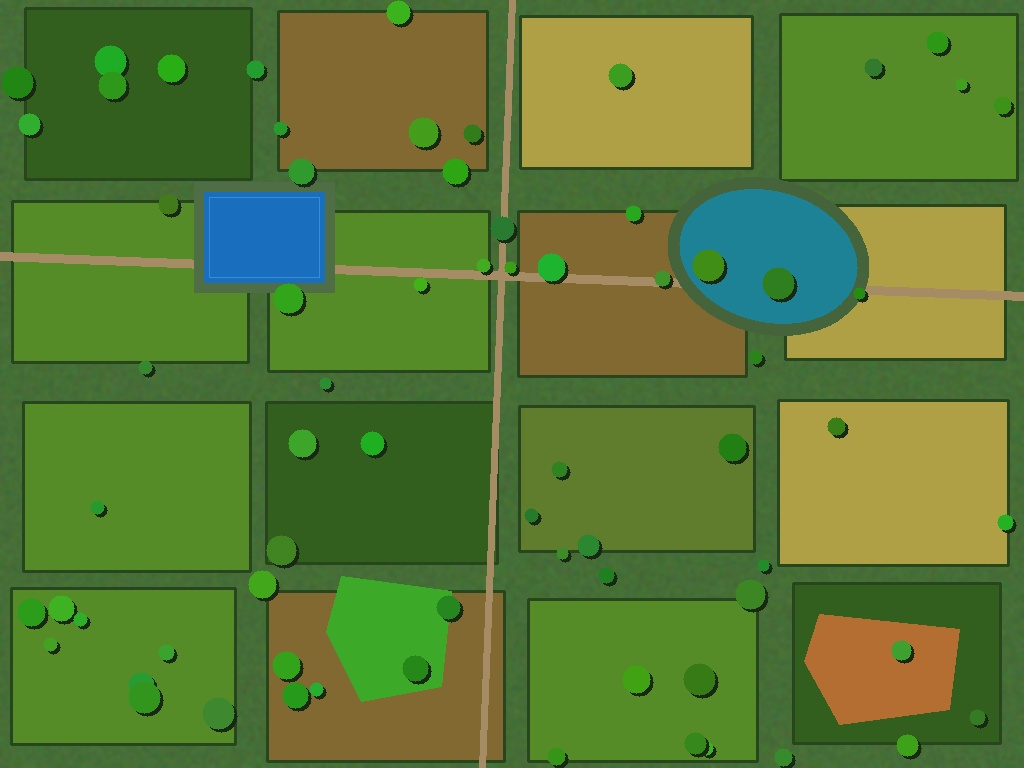
#> input picture sample_data/sample_satellite_map.jpg, 1024 x 768 px
$ python -i ai_pond_detector.py   (imports and definitions only)
#> lines starting #> are read from the running program, lines starting #| are printed output that depends on the picture; after the words box and inside, x2 and y2 are one past the last pixel; in counts of white or black regions, pixels touching at a corner belong together
#> further down, picture is the input picture: shape (768, 1024, 3); mean B, G, R 51.1, 122.3, 90.3
"""
ai_pond_detector.py
-------------------
Smart AI-Based Water Body & Pond Detection Engine using OpenCV & Computer Vision.

Features:
- Multi-Spectral/RGB Water Extraction (HSV + NDWI Color Indexing)
- Contour Analysis & Shape Classification (Farm Pond, Natural Lake, Reservoir, River Segment)
- Morphological Noise Reduction & Glint Suppression
- Surface Area (m², Hectares), Perimeter, and Compactness Calculation
- Water Quality & Turbidity Classification (Clear Blue, Algal Green, Turbid Brown)
- Storage Capacity Estimation (m³ and Liters) using Bathymetric Profiling
- Visual Annotation & Segmentation Mask Rendering
"""

import cv2
import numpy as np
import math
import os
from typing import Dict, List, Tuple, Any

class AIPondDetector:
    def __init__(self, meters_per_pixel: float = 0.5):
        """
        Initialize the AI Pond Detector.
        :param meters_per_pixel: Scale of the image in meters per pixel (default: 0.5 m/px)
        """
        self.mpp = meters_per_pixel

    def detect_ponds(
        self,
        image: np.ndarray,
        sensitivity: float = 0.5,
        min_area_sqm: float = 20.0,
        max_area_sqm: float = 500000.0,
        blur_kernel: int = 5
    ) -> Dict[str, Any]:
        """
        Detect ponds and water bodies in an input satellite/drone RGB image.

        :param image: BGR image numpy array
        :param sensitivity: Sensitivity factor (0.1 to 1.0) for water thresholding
        :param min_area_sqm: Minimum pond surface area in sq. meters to consider
        :param max_area_sqm: Maximum pond surface area in sq. meters to consider
        :param blur_kernel: Size of Gaussian blur kernel (must be odd)
        :return: Dict containing detection summary, individual pond statistics, and rendered masks
        """
#> called with sensitivity = 0.5, min_area_sqm = 20, max_area_sqm = 500000, blur_kernel = 5
        h, w, _ = image.shape
#> h = 768; w = 1024
        pixel_area_m2 = self.mpp ** 2

        # 1. Preprocessing: Noise Reduction
        ksize = blur_kernel if blur_kernel % 2 == 1 else blur_kernel + 1
        blurred = cv2.GaussianBlur(image, (ksize, ksize), 0)

        # 2. Convert Color Spaces
        hsv = cv2.cvtColor(blurred, cv2.COLOR_BGR2HSV)
#> hsv: shape (768, 1024, 3); mean H, S, V 44.3, 161.9, 129.4
        lab = cv2.cvtColor(blurred, cv2.COLOR_BGR2LAB)
#> lab: shape (768, 1024, 3); mean of channels 0, 1, 2 122.3, 105.9, 162.6

        # 3. Simulate NDWI (Normalized Difference Water Index) from RGB
        # Green channel - Red channel ratio normalized: (G - R) / (G + R + eps)
        b, g, r = cv2.split(blurred.astype(np.float32))
        ndwi_sim = (g - r) / (g + r + 1e-5)
        # Rescale NDWI simulation to 0-255
        ndwi_norm = cv2.normalize(ndwi_sim, None, 0, 255, cv2.NORM_MINMAX).astype(np.uint8)

        # 4. Water Color Range Masking in HSV
        # Water bodies range from dark blue, deep green, to murky brown/grey with low-to-medium brightness
        # Lower & Upper HSV bounds tuned adaptively based on sensitivity
        lower_hsv1 = np.array([80, int(30 * (1 - sensitivity * 0.4)), int(20 * (1 - sensitivity * 0.4))])
        upper_hsv1 = np.array([140, 255, int(220 * (1 + sensitivity * 0.15))])
        mask1 = cv2.inRange(hsv, lower_hsv1, upper_hsv1)
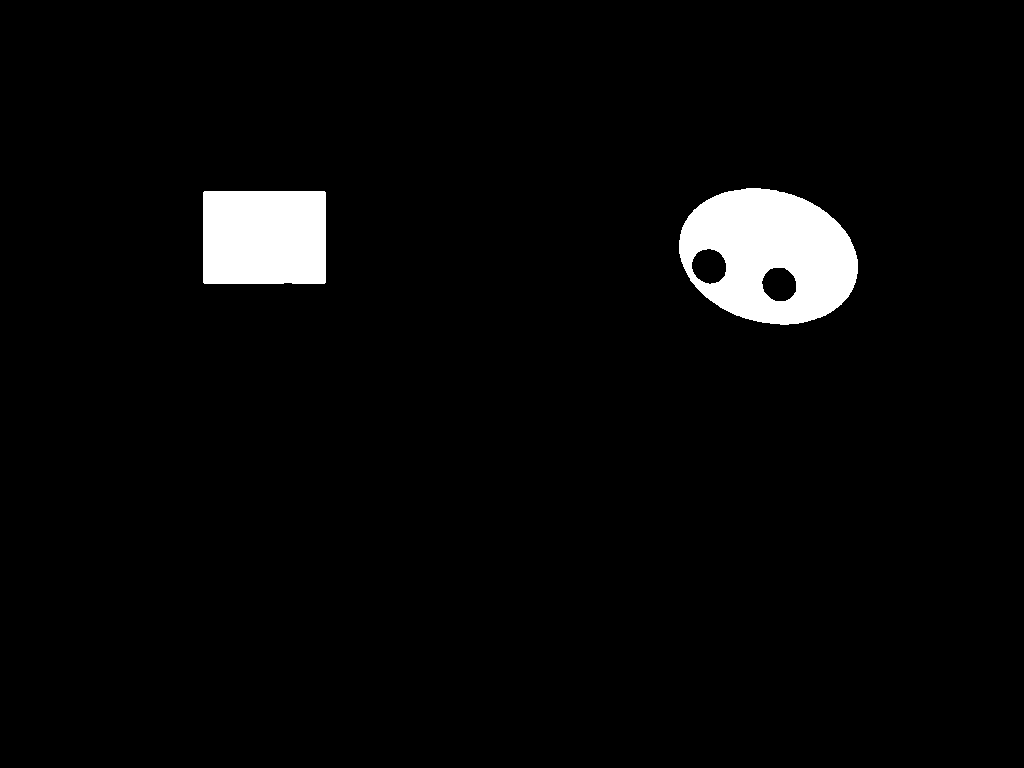
#> mask1: shape (768, 1024); 3.6% white; 2 white regions, box (x1, y1, x2, y2) and area: (679, 188, 858, 325) 17099, (203, 191, 326, 284) 11427

        # Secondary range for algae-rich green water or murky/shadowed farm ponds
        lower_hsv2 = np.array([35, int(25 * (1 - sensitivity * 0.3)), int(15 * (1 - sensitivity * 0.3))])
        upper_hsv2 = np.array([80, 255, int(180 * (1 + sensitivity * 0.15))])
        mask2 = cv2.inRange(hsv, lower_hsv2, upper_hsv2)
#> mask2: shape (768, 1024); 71.1% white; 10 black regions, largest, box (x1, y1, x2, y2) and area: (269, 212, 746, 768) 57993, (780, 402, 1007, 564) 36280, (522, 18, 751, 167) 33556

        # Tertiary range for dark/shadowed deep water bodies (Low Value)
        lower_hsv3 = np.array([0, 0, 10])
        upper_hsv3 = np.array([180, 150, int(80 * (1 + sensitivity * 0.3))])
        mask3 = cv2.inRange(hsv, lower_hsv3, upper_hsv3)
#> mask3: shape (768, 1024); 1.6% white in thin lines or dots

        # Combined raw water mask
        combined_mask = cv2.bitwise_or(mask1, mask2)
        combined_mask = cv2.bitwise_or(combined_mask, mask3)
#> combined_mask: shape (768, 1024); 74.8% white; 12 black regions (4 under 20 px), largest, box (x1, y1, x2, y2) and area: (269, 212, 746, 768) 57769, (780, 402, 1007, 564) 36273, (522, 18, 751, 167) 33546

        # Refine mask using NDWI threshold
        ndwi_mask = cv2.threshold(ndwi_norm, int(130 - sensitivity * 30), 255, cv2.THRESH_BINARY)[1]
#> ndwi_mask: shape (768, 1024); 67.8% white; 415 black regions (339 under 20 px), largest, box (x1, y1, x2, y2) and area: (0, 176, 1024, 768) 97731, (778, 400, 1009, 566) 37333, (520, 16, 753, 169) 34748
        final_water_mask = cv2.bitwise_and(combined_mask, ndwi_mask)

        # 5. Morphological Refinement (Close gaps inside ponds, remove small noise dots)
        kernel_size = max(3, int(w / 150))
#> kernel_size = 6
        kernel = cv2.getStructuringElement(cv2.MORPH_ELLIPSE, (kernel_size, kernel_size))
        cleaned_mask = cv2.morphologyEx(final_water_mask, cv2.MORPH_CLOSE, kernel, iterations=2)
#> cleaned_mask: shape (768, 1024); 69.3% white; 14 black regions, largest, box (x1, y1, x2, y2) and area: (780, 402, 1011, 567) 37291, (522, 18, 755, 171) 34659, (281, 13, 489, 173) 31142
        cleaned_mask = cv2.morphologyEx(cleaned_mask, cv2.MORPH_OPEN, kernel, iterations=1)
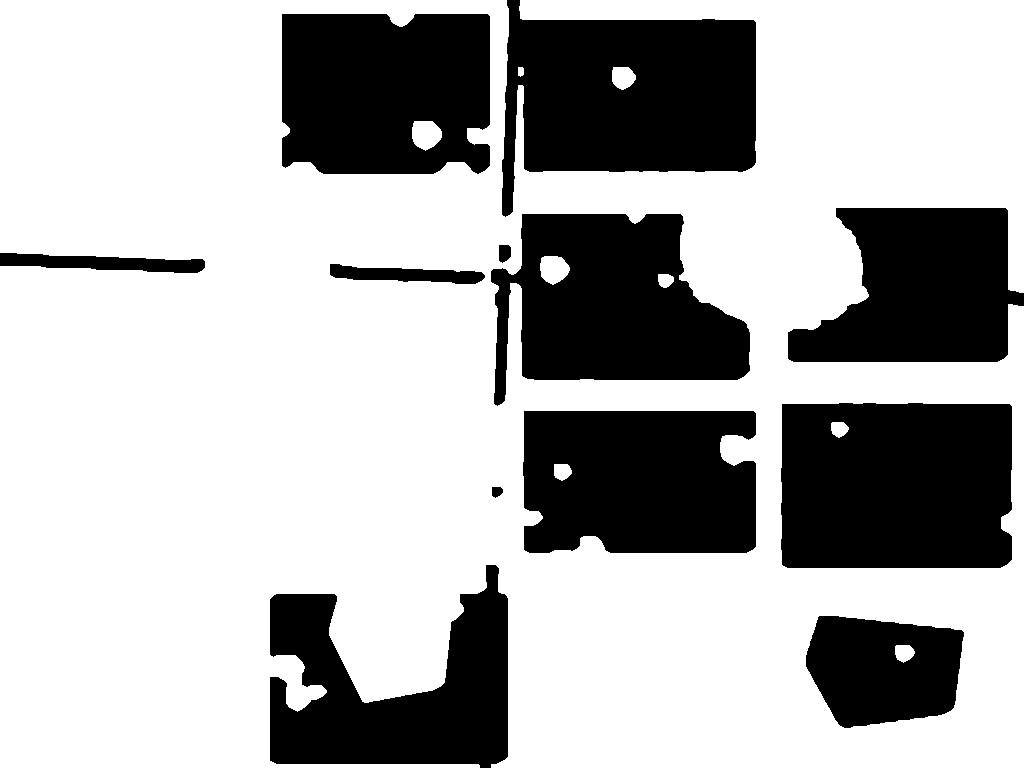
#> cleaned_mask: shape (768, 1024); 69.3% white; 12 black regions

        # 6. Find Contours
        contours, _ = cv2.findContours(cleaned_mask, cv2.RETR_EXTERNAL, cv2.CHAIN_APPROX_SIMPLE)
#> contours = 3 contours; box (x1, y1, x2, y2) and area: (0, 0, 1024, 768) 688446, (612, 67, 636, 90) 399, (518, 67, 524, 77) 40

        # 7. Analyze each contour / pond
        detected_ponds = []
        annotated_img = image.copy()
        mask_overlay = np.zeros_like(image)

        min_px = min_area_sqm / pixel_area_m2
        max_px = max_area_sqm / pixel_area_m2

        pond_id = 1
        total_surface_area_sqm = 0.0
        total_storage_volume_m3 = 0.0

        for cnt in contours:
            area_px = cv2.contourArea(cnt)
            if area_px < min_px or area_px > max_px:
                continue

            area_sqm = area_px * pixel_area_m2
            perimeter_px = cv2.arcLength(cnt, True)
            perimeter_m = perimeter_px * self.mpp

            # Compactness / Isoperimetric Quotient (4 * pi * Area / Perimeter^2)
            # Circle = 1.0, Rectangular farm pond = 0.6 - 0.85, Irregular natural pond = 0.3 - 0.6
            compactness = (4.0 * math.pi * area_px) / (perimeter_px ** 2 + 1e-5)
            compactness = min(1.0, max(0.0, compactness))

            # Classification based on compactness & size
            if compactness >= 0.65:
                pond_type = "Rectangular Farm Pond"
            elif compactness >= 0.40:
                pond_type = "Natural Oval Pond / Lake"
            else:
                pond_type = "Irregular Reservoir / Canal Segment"

            # Bounding box & Centroid
            x, y, bw, bh = cv2.boundingRect(cnt)
            M = cv2.moments(cnt)
            if M["m00"] != 0:
                cx = int(M["m10"] / M["m00"])
                cy = int(M["m01"] / M["m00"])
            else:
                cx, cy = x + bw // 2, y + bh // 2

            # Water Quality / Turbidity proxy by sampling mean BGR inside contour
            contour_mask = np.zeros((h, w), dtype=np.uint8)
            cv2.drawContours(contour_mask, [cnt], -1, 255, -1)
            mean_bgr = cv2.mean(image, mask=contour_mask)[:3]
            b_val, g_val, r_val = mean_bgr[0], mean_bgr[1], mean_bgr[2]

            if b_val > g_val and b_val > r_val:
                water_quality = "Clear Blue Water"
                quality_color = (255, 191, 0) # Deep Cyan/Blue BGR
            elif g_val >= b_val and g_val >= r_val:
                water_quality = "Algae / Eutrophic Water"
                quality_color = (0, 230, 115) # Emerald Green BGR
            else:
                water_quality = "Turbid / Muddy Sediment"
                quality_color = (42, 130, 230) # Orange/Brown BGR

            # Depth & Volume estimation (typical average depth 2.5m for small ponds, up to 4.5m for large reservoirs)
            est_depth_m = round(min(4.5, max(1.5, 1.5 + math.log10(max(1.0, area_sqm / 100.0)) * 0.8)), 2)
            est_volume_m3 = round(area_sqm * est_depth_m * 0.75, 2) # Trapezoidal bathymetry profile multiplier ~0.75
            est_volume_liters = round(est_volume_m3 * 1000.0, 0)

            total_surface_area_sqm += area_sqm
            total_storage_volume_m3 += est_volume_m3

            # Confidence score simulation based on contour crispness and NDWI strength
            ndwi_mean = cv2.mean(ndwi_norm, mask=contour_mask)[0]
            confidence = min(0.99, max(0.72, 0.75 + (ndwi_mean / 255.0) * 0.2 + (compactness * 0.05)))

            # Store metrics
            pond_info = {
                "pond_id": pond_id,
                "surface_area_sqm": round(area_sqm, 2),
                "surface_area_hectares": round(area_sqm / 10000.0, 4),
                "perimeter_m": round(perimeter_m, 2),
                "compactness": round(compactness, 3),
                "pond_type": pond_type,
                "water_quality": water_quality,
                "estimated_depth_m": est_depth_m,
                "estimated_volume_m3": est_volume_m3,
                "estimated_volume_liters": est_volume_liters,
                "confidence_score": round(confidence, 3),
                "centroid": (cx, cy),
                "bbox": (x, y, bw, bh),
                "contour_pts": cnt.reshape(-1, 2).tolist()
            }
            detected_ponds.append(pond_info)

            # Draw Visuals on Annotated Image
            cv2.drawContours(annotated_img, [cnt], -1, quality_color, 3)
            cv2.drawContours(mask_overlay, [cnt], -1, quality_color, -1)

            # Bounding box & Badge
            cv2.rectangle(annotated_img, (x, y), (x + bw, y + bh), (255, 255, 255), 1)
            label = f"Pond #{pond_id} | {round(area_sqm, 1)} m² | {int(confidence*100)}%"

            # Label background box
            (lw, lh), baseline = cv2.getTextSize(label, cv2.FONT_HERSHEY_SIMPLEX, 0.45, 1)
            cv2.rectangle(annotated_img, (x, max(0, y - lh - 6)), (x + lw + 8, y), (15, 25, 35), -1)
            cv2.putText(annotated_img, label, (x + 4, max(lh + 2, y - 4)), cv2.FONT_HERSHEY_SIMPLEX, 0.45, (255, 255, 255), 1, cv2.LINE_AA)
            cv2.circle(annotated_img, (cx, cy), 4, (0, 0, 255), -1)

            pond_id += 1
#> this loop made 3 passes
#> (area_px, area_sqm, perimeter_px, perimeter_m, compactness, pond_type, x, y) on passes 1, 3: (399, 99.75, 75.94, 37.97, 0.869, 'Rectangular Farm Pond', 612, 67), (688445.5, 172111.4, 7049.7, 3524.9, 0.174, 'Irregular Reservoir / Canal Segment', 0, 0)
#> area_px on pass 2: 40
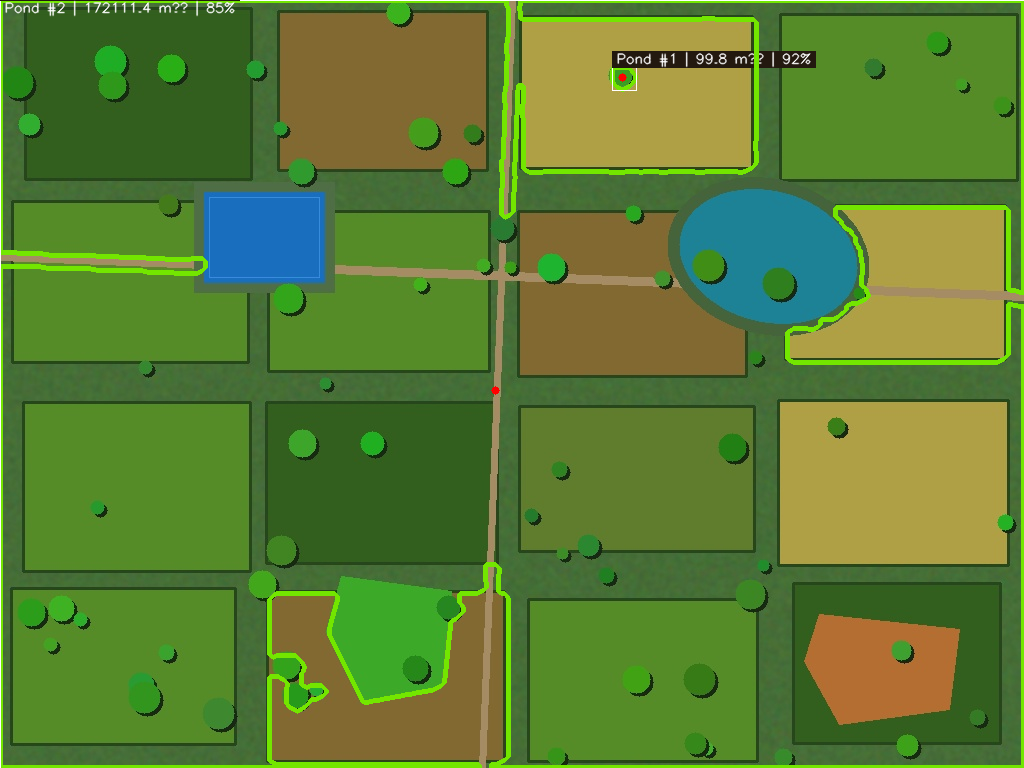
#> annotated_img: shape (768, 1024, 3); 4.07% of pixels changed, all inside (x1, y1, x2, y2) = (0, 0, 1024, 768)
#> contour_mask: shape (768, 1024); 88% white; 4 black regions, box (x1, y1, x2, y2) and area: (502, 0, 756, 217) 37829, (270, 565, 508, 768) 27859, (788, 208, 1024, 362) 26292, (0, 253, 205, 273) 2555
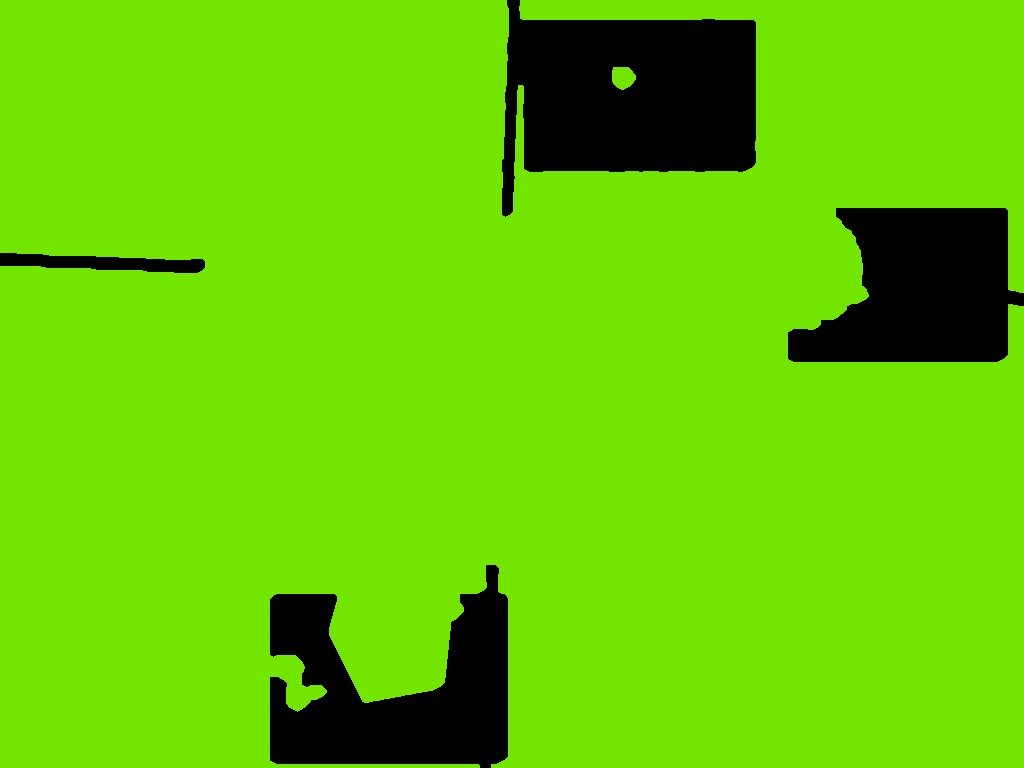
#> mask_overlay: shape (768, 1024, 3); mean B, G, R 0, 202.5, 101.2
#> after the loop, detected_ponds = 2 items; pond_id = 3; total_storage_volume_m3 = 528063.9; total_surface_area_sqm = 172211.1

        # Combine original image with semi-transparent mask overlay
        blend_img = cv2.addWeighted(annotated_img, 0.75, mask_overlay, 0.25, 0)
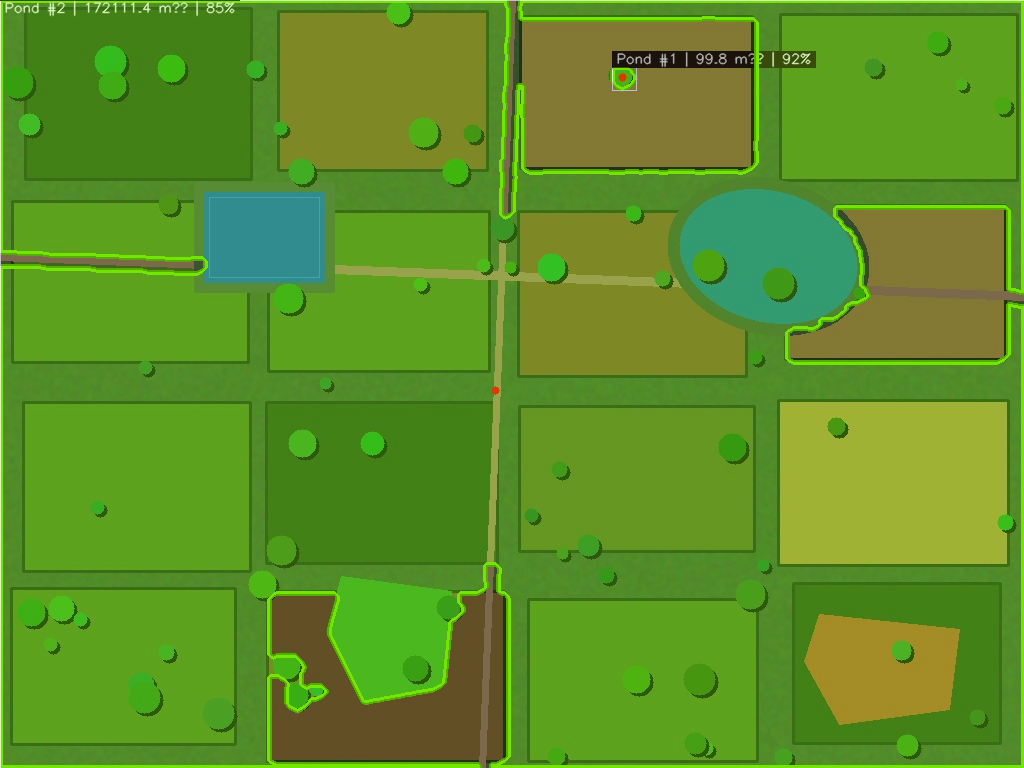
#> blend_img: shape (768, 1024, 3); mean B, G, R 37.4, 145.1, 93.9

        return {
            "success": True,
            "total_ponds_detected": len(detected_ponds),
            "total_surface_area_sqm": round(total_surface_area_sqm, 2),
            "total_surface_area_hectares": round(total_surface_area_sqm / 10000.0, 4),
            "total_storage_volume_m3": round(total_storage_volume_m3, 2),
            "total_storage_volume_liters": round(total_storage_volume_m3 * 1000.0, 0),
            "meters_per_pixel": self.mpp,
            "detected_ponds": detected_ponds,
            "annotated_image": blend_img,
            "water_mask": cleaned_mask,
            "ndwi_map": ndwi_norm
        }

# [2 lines not run here, left out]

>>> import cv2
>>> picture = cv2.imread('sample_data/sample_satellite_map.jpg')
>>> result = AIPondDetector().detect_ponds(picture)
#> result = 11 items
